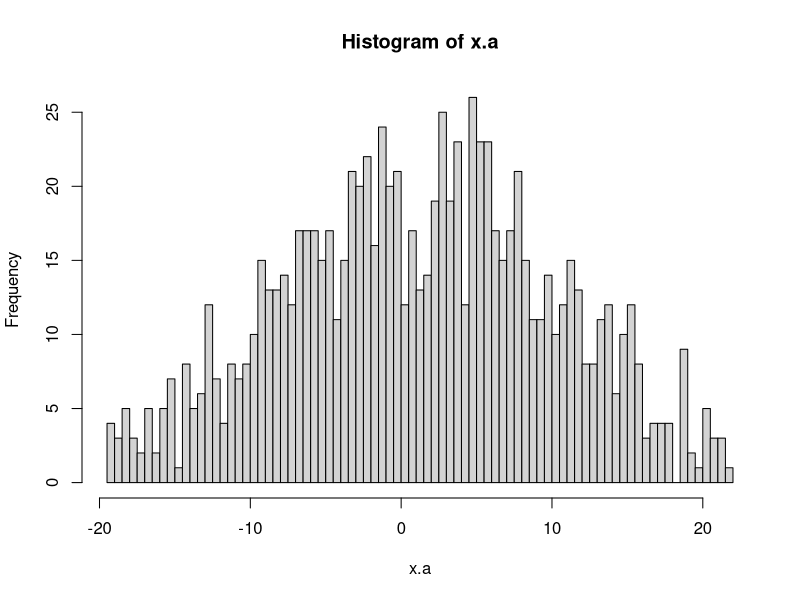
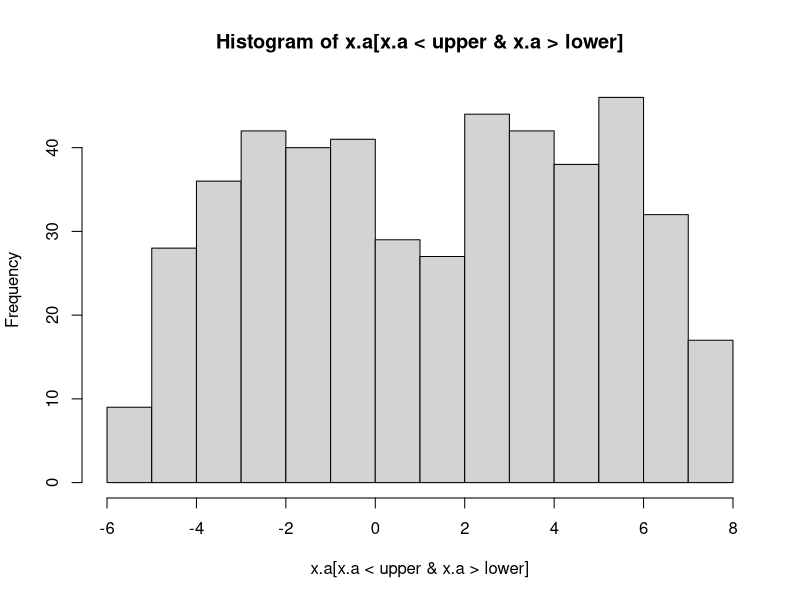
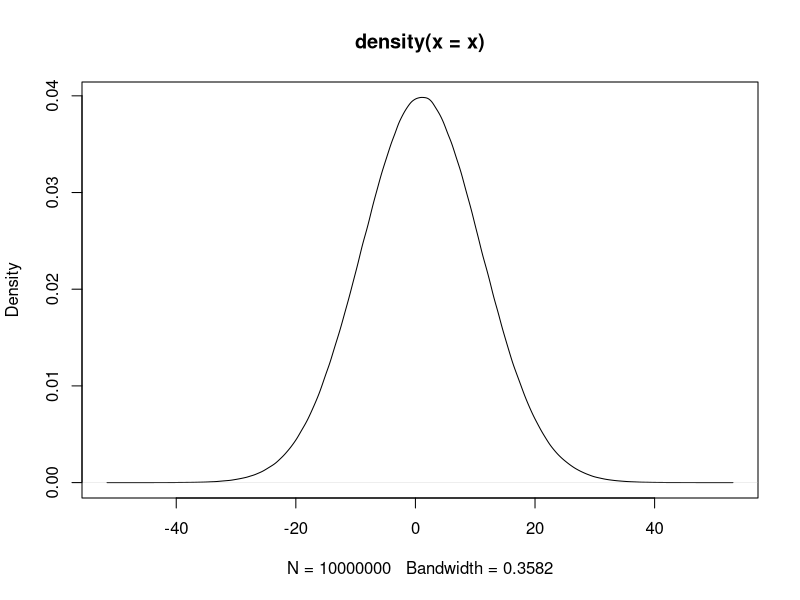

These charts were generated, in order, by the following R code:
## ---- chunk 1
knitr::opts_chunk$set(echo = TRUE)
install.packages("tidyverse")

## ---- chunk 2
x.a <- rnorm(1000, 1, 10)

# 1.1 Filter OUT extreme values out of two standard deviations
x.a - mean(x.a) <  2*sd(x.a)
x.a  - mean(x.a) >  -2*sd(x.a)
x.a <- x.a[abs(x.a - mean(x.a)) < 2*sd(x.a)]

# 1.2 Plotting the distribution of the remaining vector x.a
hist(x.a, breaks = 100)

# 1.3 Calculate the 25% 50% and 75% quantile of vector x.a. (You may google "quantile r)
upper <- quantile(x.a, probs = 0.75)
lower <- quantile(x.a, probs = 0.25)

# 1.4 Get the sequence between 25% to 75% of x.a
hist(x.a[x.a < upper & x.a > lower])
x.a[x.a > upper | x.a < lower]


## ---- chunk 3
x.b <- c("a", "b", "c", "d", "e", "f", "g", "h", "i", "j", "k")

# 2.1 Get only elements at odd positions
x.b[1:length(x.b)%% 2 == 1]

# 2.2 Truncate the first 2 elements and the last 2 elements
x.b[3:(length(x.b)-2)]

## ---- chunk 4
population <- c(158228, 126687, 228075, 204903, 308383)
town <- c("中正", "大同", "中山", "松山", "大安")

# 3.1 Sort the population, 
# the reuslt should be [1] 126687 158228 204903 228075 308383
sort(population)

# 3.2 Sort populations in decreasing order 
# (Google it or check help)
# Result: [1] 308383 228075 204903 158228 126687
sort(population, decreasing = TRUE)
# 3.3 Sort town names according to population in decreasing order
# Result: [1] "大安" "中山" "松山" "中正" "大同"
order(population)
town[order(-population)]

## ---- chunk 5
# 4.1 Print current time
# e.g., "2019-09-02 21:31:36 CST"
Sys.time()
# 4.2 Check the data type of current time
str(Sys.time())

# 4.3 Print today
# e.g., [1] "2019-09-02"
Sys.Date()

# 4.4 Check the data type of date
str(Sys.Date())

# 4.5 Write example to compare following functions: print(), cat(), and message() 
cat("Michael","Jackson\n")
print(paste("Michael","Jackson", sep = " "))
message("Michael ","Jackson")
## ---- chunk 6
# 5.1 Using google to find out how to measure the ruuning time of the following code
start_time <- Sys.time()
x <- rnorm(10000000, 1, 10) 
plot(density(x))
end_time <- Sys.time()

end_time - start_time

## ---- chunk 7
a <- c(5, 5, 5, 5, 4, 4, 4, 3, 3, 1, 1, 1, 2, 2, 2)
b <- c(3, 3, 3, 4, 4, 4, 2, 2, 2, 4, 4, 1, 4, 1, 1)
df2 <- data.frame(a, b)

# sort df2 in orders of decreasing b then increasing a
df2 <- df2[order(df2$a, -df2$b),]

## ---- chunk 8
country <- c("CN", "US", "JP", "HK", "KR", "SG", "DE", "MY", "VN", "PH", "TH", "AU", "NL", "SA", "ID", "GB", "IN", "FR", "IT", "AE")

import <- c(26.142, 12.008, 7.032, 13.646, 4.589, 5.768, 2.131, 2.802, 3.428, 3.019, 1.976, 1.118, 1.624, 0.449, 0.983, 1.302, 1.027, 0.553, 0.670, 0.455)

export <- c(22.987, 12.204, 11.837, 7.739, 5.381, 4.610, 2.866, 2.784, 2.414, 2.092, 1.839, 1.788, 1.665, 1.409, 1.391, 1.075, 0.974, 0.899, 0.800, 0.728)

